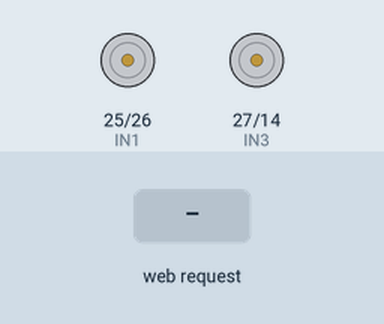
A sketch run on a simulated ESP32. Shown: motor-driver pin pairs drawn as motors (green arrow = first pin HIGH = forward, orange = second pin HIGH = backward, longer = more drive). Inputs (shaded band) come from the test bench. What the sketch prints to the serial monitor is not drawn.

Above: at 1.2 s.
1.3 s: HTTP request GET /forward received
At 1.6 s:
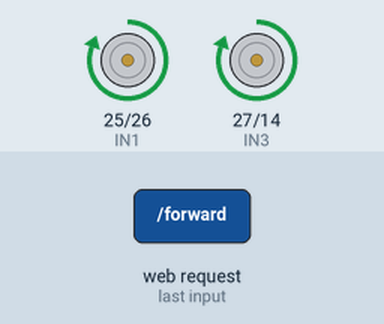
3.8 s: HTTP request GET /backward received
At 4.6 s:
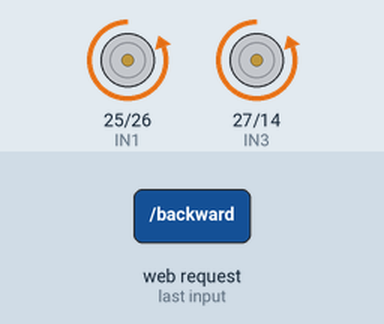
6.3 s: HTTP request GET /left received
At 6.6 s:
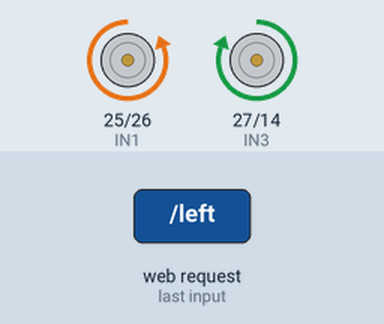
8.8 s: HTTP request GET /right received
At 9.6 s:
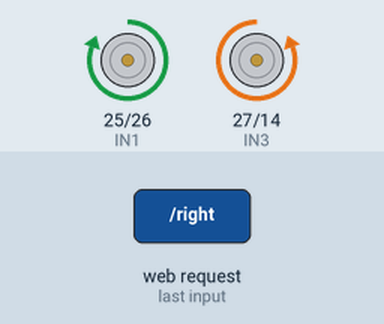
Timing chart, 0 to 11.8 s (numbered marks = the images above; inputs shaded):
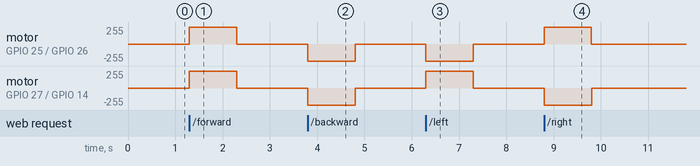

Measured:
- after the input at 1.3 s, motor on GPIO 25 (IN1) / GPIO 26 (IN2), motor on GPIO 27 (IN3) / GPIO 14 (IN4): stopped → forward 255/255 at once, → stopped 1.0 s later
- after the input at 3.8 s, motor on GPIO 25 (IN1) / GPIO 26 (IN2), motor on GPIO 27 (IN3) / GPIO 14 (IN4): stopped → backward 255/255 at once, → stopped 1.0 s later
- after the input at 6.3 s, motor on GPIO 25 (IN1) / GPIO 26 (IN2): stopped → backward 255/255 at once, → stopped 1.0 s later; motor on GPIO 27 (IN3) / GPIO 14 (IN4): stopped → forward 255/255 at once, → stopped 1.0 s later
- after the input at 8.8 s, motor on GPIO 25 (IN1) / GPIO 26 (IN2): stopped → forward 255/255 at once, → stopped 1.0 s later; motor on GPIO 27 (IN3) / GPIO 14 (IN4): stopped → backward 255/255 at once, → stopped 1.0 s later

The sketch:

controller.ino
```cpp
#include <WiFi.h>
#include <WebServer.h>

// ESP32 creates its own Wi-Fi network
const char* ssid = "ReveilleToTheRescue";
const char* password = "technothonGOATS";

WebServer server(80);
HardwareSerial SensorSerial(2);  // UART2: ESP32 RX=16, TX=17

// L298N control pins
const int IN1 = 25;
const int IN2 = 26;
const int IN3 = 27;
const int IN4 = 14;

const int SENSOR_RX_PIN = 16; // Connect to Mega TX1 (pin 18) THROUGH a level shifter/divider
const int SENSOR_TX_PIN = 17; // Optional: connect to Mega RX1 (pin 19)
unsigned long lastCommandTime = 0;
const unsigned long COMMAND_TIMEOUT = 1000;

String sensorLine;
String latestSensorJson =
  "{\"temperature\":null,\"humidity\":null,\"distance\":null,"
  "\"emergencyPressed\":false,\"alert\":true,\"status\":\"Waiting for Mega sensor data\"}";

void addCorsHeaders() {
  server.sendHeader("Access-Control-Allow-Origin", "*");
  server.sendHeader("Access-Control-Allow-Methods", "GET, OPTIONS");
  server.sendHeader("Access-Control-Allow-Headers", "Content-Type");
  server.sendHeader("Cache-Control", "no-store");
}

void stopMotors() {
  digitalWrite(IN1, LOW);
  digitalWrite(IN2, LOW);
  digitalWrite(IN3, LOW);
  digitalWrite(IN4, LOW);
}

void forward() {
  digitalWrite(IN1, HIGH); digitalWrite(IN2, LOW);
  digitalWrite(IN3, HIGH); digitalWrite(IN4, LOW);
}

void backward() {
  digitalWrite(IN1, LOW); digitalWrite(IN2, HIGH);
  digitalWrite(IN3, LOW); digitalWrite(IN4, HIGH);
}

void left() {
  digitalWrite(IN1, LOW); digitalWrite(IN2, HIGH);
  digitalWrite(IN3, HIGH); digitalWrite(IN4, LOW);
}

void right() {
  digitalWrite(IN1, HIGH); digitalWrite(IN2, LOW);
  digitalWrite(IN3, LOW); digitalWrite(IN4, HIGH);
}

void handleCommand(const String& command) {
  if (command == "forward") forward();
  else if (command == "backward") backward();
  else if (command == "left") left();
  else if (command == "right") right();
  else stopMotors();

  lastCommandTime = millis();
  addCorsHeaders();
  server.send(200, "text/plain", "Command: " + command);
}

void handleSensorData() {
  addCorsHeaders();
  server.send(200, "application/json", latestSensorJson);
}

const char webpage[] PROGMEM = R"rawliteral(
<!DOCTYPE html><html><head><meta name="viewport" content="width=device-width,initial-scale=1">
<title>Reveille To The Rescue</title></head><body>
<h1>Reveille To The Rescue</h1>
<p>ESP32 Wi-Fi controller is online.</p>
<p>For the full sensor dashboard, connect to this Wi-Fi and open the updated
reveilletotherescue.html file on your phone or computer.</p>
<p>ESP32 address: <b>http://192.168.4.1</b></p>
<p><a href="/sensors">View latest sensor JSON</a></p>
</body></html>
)rawliteral";

void setup() {
  Serial.begin(115200);
  SensorSerial.begin(115200, SERIAL_8N1, SENSOR_RX_PIN, SENSOR_TX_PIN);

  pinMode(IN1, OUTPUT); pinMode(IN2, OUTPUT);
  pinMode(IN3, OUTPUT); pinMode(IN4, OUTPUT);
  stopMotors();

  WiFi.mode(WIFI_AP);
  WiFi.softAP(ssid, password);

  Serial.println();
  Serial.println("ESP32 Wi-Fi started");
  Serial.print("Wi-Fi: "); Serial.println(ssid);
  Serial.print("Open: http://"); Serial.println(WiFi.softAPIP());
  Serial.println("Waiting for sensor JSON from Mega on UART2...");

  server.on("/", HTTP_GET, []() {
    addCorsHeaders();
    server.send_P(200, "text/html", webpage);
  });

  server.on("/sensors", HTTP_GET, handleSensorData);
  server.on("/forward", HTTP_GET, []() { handleCommand("forward"); });
  server.on("/backward", HTTP_GET, []() { handleCommand("backward"); });
  server.on("/left", HTTP_GET, []() { handleCommand("left"); });
  server.on("/right", HTTP_GET, []() { handleCommand("right"); });
  server.on("/stop", HTTP_GET, []() { handleCommand("stop"); });

  server.onNotFound([]() {
    if (server.method() == HTTP_OPTIONS) {
      addCorsHeaders();
      server.send(204);
    } else {
      addCorsHeaders();
      server.send(404, "text/plain", "Not found");
    }
  });

  server.begin();
  lastCommandTime = millis();
}

void loop() {
  server.handleClient();

  // Read complete newline-terminated JSON records sent by the Mega.
  while (SensorSerial.available()) {
    char c = (char)SensorSerial.read();
    if (c == '\n') {
      sensorLine.trim();
      if (sensorLine.length() > 0) {
        Serial.print("UART2 received: ");
        Serial.println(sensorLine);
      }
      if (sensorLine.length() > 0 && sensorLine.startsWith("{") &&
          sensorLine.endsWith("}")) {
        latestSensorJson = sensorLine;
        Serial.println("Accepted sensor JSON; /sensors updated.");
      } else if (sensorLine.length() > 0) {
        Serial.println("Rejected line: expected a complete JSON object.");
      }
      sensorLine = "";
    } else if (c != '\r') {
      if (sensorLine.length() < 300) sensorLine += c;
      else sensorLine = ""; // discard oversized/corrupt line
    }
  }

  // Safety timeout: motors stop if no fresh movement command arrives.
  if (millis() - lastCommandTime > COMMAND_TIMEOUT) stopMotors();
}
```
